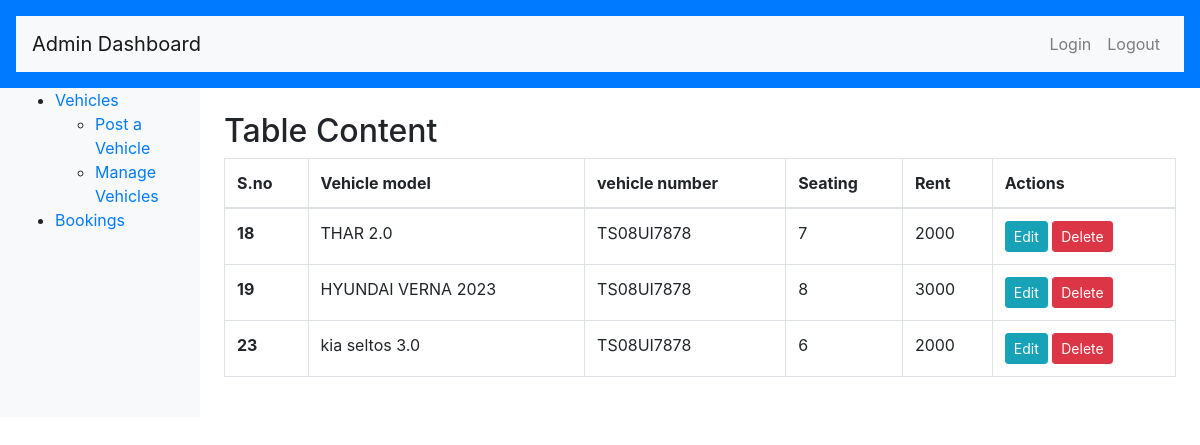
The page /sourcecode/admin/manage-vehicles.php (signed in) on the database its author committed.
### tables this page shows
CREATE TABLE `vehicle_details` (
  `id` int(255) NOT NULL,
  `vehiclemodel` varchar(255) NOT NULL,
  `vehiclenumber` varchar(255) NOT NULL,
  `seating` int(10) NOT NULL,
  `rent` int(10) NOT NULL,
  `duration` int(20) NOT NULL,
  `startdate` date NOT NULL,
  `enddate` date NOT NULL,
  `name` varchar(255) NOT NULL,
  `contact` int(255) NOT NULL
);

### sourcecode/admin/manage-vehicles.php (the view, shortened to what this page needs)
<!DOCTYPE html>
	<html lang="en">
	<head>
		<link href="https://maxcdn.bootstrapcdn.com/bootstrap/4.5.2/css/bootstrap.min.css" rel="stylesheet">
	</head>
	<body>
		<header class="bg-primary text-white text-center p-3">
		<?php include('includes/header.php'); ?>
		</header>
		<div class="container-fluid">
			<div class="row">
				<nav id="sidebar" class="col-md-3 col-lg-2 bg-light sidebar">
					<div class="position-sticky">
						<?php include('includes/leftbar.php'); ?>
					</div>
				</nav>
				<main class="col-md-9 col-lg-10 ms-sm-auto p-4">
					<h2>Table Content</h2>
					<div class="table-responsive">
					<table class="table table-bordered">
							<thead>
								<tr>
									<th>S.no</th>
									<th>Vehicle model</th>
									<th>vehicle number </th>
									<th>Seating</th>
									<th>Rent</th>
									<th>Actions</th>
								</tr>
							</thead>
							<tbody>
							<?php
							$conn = mysqli_connect("localhost", "root", "", "carrental");
							$sql = "SELECT * FROM `vehicle_details`";
							$result = mysqli_query($conn, $sql);
							if ($result) {
								while ($row = mysqli_fetch_assoc($result)) {
									$id = $row['id'];
									$model = $row['vehiclemodel'];
									$number = $row['vehiclenumber'];
									$seating = $row['seating'];
									$rent = $row['rent'];
									echo '
									<tr>
									<th scope="row">'.$id.'</th>
									<td>'.$model.'</td>
									<td>'.$number.'</td>
									<td>'.$seating.'</td>
									<td>'.$rent.'</td>
									<td><a href="edit.php?id='.$id.'" class="btn btn-info btn-sm">Edit</a> <a href="delete.php?id=' . $id . '" class="btn btn-danger btn-sm">Delete</a></td>
								</tr>
									';
								}
							}
							?>
							</tbody>
						</table>
					</div>
				</main>
			</div>
		</div>
	</body>
	</html>

### rows shown on the page
vehicle_details: id "18", vehiclemodel "THAR 2.0", vehiclenumber "TS08UI7878", seating "7", rent "2000"
vehicle_details: id "19", vehiclemodel "HYUNDAI VERNA 2023", vehiclenumber "TS08UI7878", seating "8", rent "3000"
vehicle_details: id "23", vehiclemodel "kia seltos 3.0", vehiclenumber "TS08UI7878", seating "6", rent "2000"
